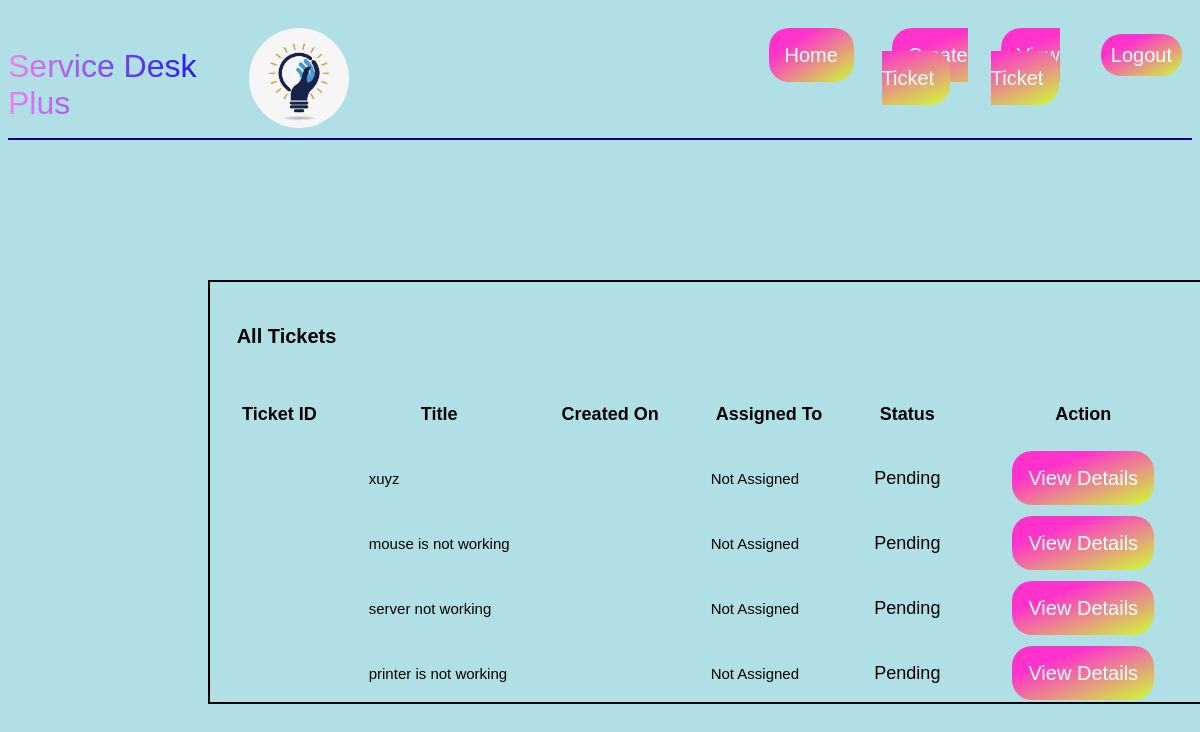
Page /ticket/all-tickets/ (signed in) on the committed database.
### ticket/models.py (models this page shows, shortened)
class Ticket(models.Model):
    status_choice=(
        ('Active','Active'),
        ('Completed','Completed'),
        ('Pending','Pending')
    )
    ticket_number = models.CharField(max_length=100)
    title = models.CharField(max_length=200)
    description = models.TextField()
    created_by = models.ForeignKey(User, on_delete=models.CASCADE, related_name='created_by')
    date_created = models.DateTimeField(auto_now_add=True)
    assigned_to = models.ForeignKey(User, on_delete= models.DO_NOTHING, null=True, blank=True)
    is_resolved = models.BooleanField(null=True, blank=True)
    accepted_date = models.DateTimeField(null= True, blank=True)
    closed_date = models.DateTimeField(null=True, blank=True)
    ticket_status = models.CharField(max_length=50, choices=status_choice)

### ticket/views.py (the view)
# urls.py: path('all-tickets/',views.all_tickets, name='all-tickets'),
@login_required
def all_tickets(request):
        tickets=Ticket.objects.filter(created_by=request.user).order_by('-date_created')
        context={'tickets': tickets}
        return render(request, 'ticket/all_tickets.html', context)

### templates/ticket/all_tickets.html
{% extends "base.html" %}
{% block content %}
<div class="card mx-auto" style="width: 76rem">
    <div class="card-body1">
        <h5 class="card-title mb-3"> &nbsp;&nbsp;&nbsp;All Tickets</h5>
        <table class="table table-bordered">
            <thead>
                <tr>
                    <th scope="col">Ticket ID</th>
                    <th scope="col">Title</th>
                    <th scope="col">Created On</th>
                    <th scope="col">&nbsp;&nbsp;&nbsp;Assigned To</th>
                    <th scope="col">Status</th>
                    <th scope="col">Action</th>
                </tr>
            </thead>
            <tbody>
                {% for ticket in tickets %}
                <tr>
                    <td><span class="badge"><small>{{ticket.tickets_number}} </small></span></td>
                    <td><span class="badge"><small>{{ticket.title}}</small>         </span></td>
                    <td><span class="badge"><small>{{ ticket.date_created|date:"d M Y H:i:s"}}</small>  </span> </td>
                {% if ticket.assigned_to %}
                    <td><span class="badge"><small>{{ticket.assigned_to}}</small></span></td>
                {% else %}
                <td><span class="badge"><small>Not Assigned</small></span></td>
                {% endif %}
               {% if ticket.ticket_status == 'Active' %}
               <td><span class="badge bg-success">Active</span></td>
               {% elif ticket.ticket_status == 'Pending' %}
               <td><span class="badge bg-warning">Pending</span></td>
               {% elif ticket.ticket_status == 'Completed' %}
               <td><span class="badge bg-danger">Completed</span></td>
               {% endif %}
               <td><span class="badge"><small><a href="{%url 'ticket_details' ticket.pk %}">View Details</a></small></span></td>
                </tr>
                {% endfor %}
            </tbody>
        </table>
    </div>
</div>
{% endblock content %}

### templates/base.html (style rules this page uses)
body { padding-top: 20px; font-family: 'Gill Sans', 'Gill Sans MT', Calibri, 'Trebuchet MS', sans-serif; background: linear-gradient(to bottom, #33ccff 0%, #ff9966 100%); }
body { background: powderblue; }
.nav-link ,a { background: linear-gradient(to bottom right, #ff33cc 28%, #ccff33 100%); color: white; padding: 16px; margin: 10px; margin-top: 0; border-radius: 20px; font-size: 20px; border: none; cursor: pointer; margin-bottom: 0; }
a { text-decoration: none; font-size: 20px; }
.card { display: flex; position: relative; }
.mb-3 { font-size: 20px; }
.card-body1 { border: 2px solid; width: 1000px; height: 400px; padding: 10px; position: relative; margin-left: 200px; margin-top: 130px; font-size: 18px; }
.badge { margin: 10px; }
.card-body1 th,td { padding: 20px; }

### rows in the picture
Ticket: title "xuyz", shows "Not Assigned", ticket_status "Pending"
Ticket: title "mouse is not working", shows "Not Assigned", ticket_status "Pending"
Ticket: title "server not working", shows "Not Assigned", ticket_status "Pending"
Ticket: title "printer is not working", shows "Not Assigned", ticket_status "Pending"
